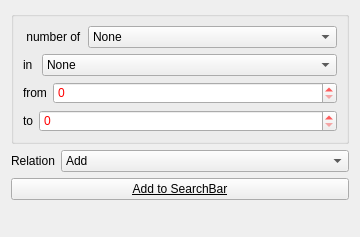
       <widget class="QWidget" name="p_stat">
        <property name="geometry">
         <rect>
          <x>0</x>
          <y>0</y>
          <width>360</width>
          <height>237</height>
         </rect>
        </property>
        <attribute name="label">
         <string>Statistic Search</string>
        </attribute>
        <layout class="QVBoxLayout" name="verticalLayout_19">
         <item>
          <widget class="QGroupBox" name="groupBox_10">
           <property name="title">
            <string/>
           </property>
           <layout class="QVBoxLayout" name="verticalLayout_17">
            <item>
             <layout class="QHBoxLayout" name="horizontalLayout_11">
              <item>
               <widget class="QLabel" name="label_18">
                <property name="sizePolicy">
                 <sizepolicy hsizetype="Fixed" vsizetype="Preferred">
                  <horstretch>0</horstretch>
                  <verstretch>0</verstretch>
                 </sizepolicy>
                </property>
                <property name="text">
                 <string> number of</string>
                </property>
                <property name="buddy">
                 <cstring>o_stat_num</cstring>
                </property>
               </widget>
              </item>
              <item>
               <widget class="QComboBox" name="o_stat_num">
                <item>
                 <property name="text">
                  <string>None</string>
                 </property>
                </item>
                <item>
                 <property name="text">
                  <string>Letters</string>
                 </property>
                </item>
                <item>
                 <property name="text">
                  <string>Words</string>
                 </property>
                </item>
                <item>
                 <property name="text">
                  <string>Words (الله)</string>
                 </property>
                </item>
                <item>
                 <property name="text">
                  <string>Ayas</string>
                 </property>
                </item>
                <item>
                 <property name="text">
                  <string>Ruku's</string>
                 </property>
                </item>
               </widget>
              </item>
             </layout>
            </item>
            <item>
             <layout class="QHBoxLayout" name="horizontalLayout_12">
              <item>
               <widget class="QLabel" name="label_22">
                <property name="sizePolicy">
                 <sizepolicy hsizetype="Fixed" vsizetype="Preferred">
                  <horstretch>0</horstretch>
                  <verstretch>0</verstretch>
                 </sizepolicy>
                </property>
                <property name="text">
                 <string>in </string>
                </property>
                <property name="buddy">
                 <cstring>o_stat_in</cstring>
                </property>
               </widget>
              </item>
              <item>
               <widget class="QComboBox" name="o_stat_in">
                <item>
                 <property name="text">
                  <string>None</string>
                 </property>
                </item>
                <item>
                 <property name="text">
                  <string>Aya</string>
                 </property>
                </item>
                <item>
                 <property name="text">
                  <string>Sura</string>
                 </property>
                </item>
               </widget>
              </item>
             </layout>
            </item>
            <item>
             <layout class="QHBoxLayout" name="horizontalLayout_13">
              <item>
               <widget class="QLabel" name="label_23">
                <property name="sizePolicy">
                 <sizepolicy hsizetype="Fixed" vsizetype="Preferred">
                  <horstretch>0</horstretch>
                  <verstretch>0</verstretch>
                 </sizepolicy>
                </property>
                <property name="text">
                 <string>from</string>
                </property>
                <property name="buddy">
                 <cstring>o_stat_from</cstring>
                </property>
               </widget>
              </item>
              <item>
               <widget class="QSpinBox" name="o_stat_from">
                <property name="styleSheet">
                 <string>color : red</string>
                </property>
               </widget>
              </item>
             </layout>
            </item>
            <item>
             <layout class="QHBoxLayout" name="horizontalLayout_14">
              <item>
               <widget class="QLabel" name="label_24">
                <property name="sizePolicy">
                 <sizepolicy hsizetype="Fixed" vsizetype="Preferred">
                  <horstretch>0</horstretch>
                  <verstretch>0</verstretch>
                 </sizepolicy>
                </property>
                <property name="text">
                 <string>to</string>
                </property>
                <property name="buddy">
                 <cstring>o_stat_to</cstring>
                </property>
               </widget>
              </item>
              <item>
               <widget class="QSpinBox" name="o_stat_to">
                <property name="styleSheet">
                 <string>color : red</string>
                </property>
               </widget>
              </item>
             </layout>
            </item>
           </layout>
          </widget>
         </item>
         <item>
          <layout class="QHBoxLayout" name="horizontalLayout_31">
           <item>
            <widget class="QLabel" name="label_13">
             <property name="sizePolicy">
              <sizepolicy hsizetype="Fixed" vsizetype="Preferred">
               <horstretch>0</horstretch>
               <verstretch>0</verstretch>
              </sizepolicy>
             </property>
             <property name="text">
              <string>Relation</string>
             </property>
             <property name="buddy">
              <cstring>o_relation_stat</cstring>
             </property>
            </widget>
           </item>
           <item>
            <widget class="QComboBox" name="o_relation_stat">
             <item>
              <property name="text">
               <string>Add</string>
              </property>
             </item>
             <item>
              <property name="text">
               <string>Replace</string>
              </property>
             </item>
             <item>
              <property name="text">
               <string>(OR)</string>
              </property>
             </item>
             <item>
              <property name="text">
               <string>(AND)</string>
              </property>
             </item>
             <item>
              <property name="text">
               <string>(ANDNOT)</string>
              </property>
             </item>
            </widget>
           </item>
          </layout>
         </item>
         <item>
          <widget class="QPushButton" name="o_add2query_stat">
           <property name="font">
            <font>
             <weight>50</weight>
             <bold>false</bold>
             <underline>true</underline>
             <strikeout>false</strikeout>
             <kerning>false</kerning>
            </font>
           </property>
           <property name="cursor">
            <cursorShape>PointingHandCursor</cursorShape>
           </property>
           <property name="toolTip">
            <string/>
           </property>
           <property name="text">
            <string>Add to SearchBar</string>
           </property>
           <property name="icon">
            <iconset resource="../../../resources/images/main.qrc">
             <normaloff>:/resources/up-16.png</normaloff>:/resources/up-16.png</iconset>
           </property>
          </widget>
         </item>
         <item>
          <spacer name="verticalSpacer_4">
           <property name="orientation">
            <enum>Qt::Vertical</enum>
           </property>
           <property name="sizeHint" stdset="0">
            <size>
             <width>20</width>
             <height>40</height>
            </size>
           </property>
          </spacer>
         </item>
        </layout>
       </widget>
